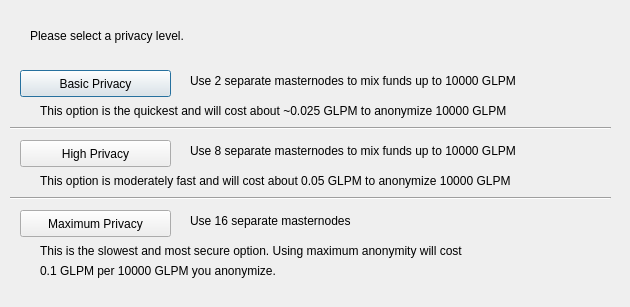
<?xml version="1.0" encoding="UTF-8"?>
<ui version="4.0">
 <class>ObfuscationConfig</class>
 <widget class="QDialog" name="ObfuscationConfig">
  <property name="geometry">
   <rect>
    <x>0</x>
    <y>0</y>
    <width>630</width>
    <height>307</height>
   </rect>
  </property>
  <property name="windowTitle">
   <string>Configure Obfuscation</string>
  </property>
  <widget class="QPushButton" name="buttonBasic">
   <property name="geometry">
    <rect>
     <x>20</x>
     <y>70</y>
     <width>151</width>
     <height>27</height>
    </rect>
   </property>
   <property name="text">
    <string>Basic Privacy</string>
   </property>
  </widget>
  <widget class="QPushButton" name="buttonHigh">
   <property name="geometry">
    <rect>
     <x>20</x>
     <y>140</y>
     <width>151</width>
     <height>27</height>
    </rect>
   </property>
   <property name="text">
    <string>High Privacy</string>
   </property>
  </widget>
  <widget class="QPushButton" name="buttonMax">
   <property name="geometry">
    <rect>
     <x>20</x>
     <y>210</y>
     <width>151</width>
     <height>27</height>
    </rect>
   </property>
   <property name="text">
    <string>Maximum Privacy</string>
   </property>
  </widget>
  <widget class="QLabel" name="label">
   <property name="geometry">
    <rect>
     <x>30</x>
     <y>20</y>
     <width>571</width>
     <height>31</height>
    </rect>
   </property>
   <property name="text">
    <string>Please select a privacy level.</string>
   </property>
  </widget>
  <widget class="QLabel" name="label_2">
   <property name="geometry">
    <rect>
     <x>190</x>
     <y>70</y>
     <width>421</width>
     <height>21</height>
    </rect>
   </property>
   <property name="text">
    <string>Use 2 separate masternodes to mix funds up to 10000 GLPM</string>
   </property>
  </widget>
  <widget class="QLabel" name="label_3">
   <property name="geometry">
    <rect>
     <x>190</x>
     <y>140</y>
     <width>411</width>
     <height>21</height>
    </rect>
   </property>
   <property name="text">
    <string>Use 8 separate masternodes to mix funds up to 10000 GLPM</string>
   </property>
  </widget>
  <widget class="QLabel" name="label_4">
   <property name="geometry">
    <rect>
     <x>190</x>
     <y>210</y>
     <width>421</width>
     <height>21</height>
    </rect>
   </property>
   <property name="text">
    <string>Use 16 separate masternodes</string>
   </property>
  </widget>
  <widget class="QLabel" name="label_6">
   <property name="geometry">
    <rect>
     <x>40</x>
     <y>100</y>
     <width>561</width>
     <height>21</height>
    </rect>
   </property>
   <property name="text">
    <string>This option is the quickest and will cost about ~0.025 GLPM to anonymize 10000 GLPM</string>
   </property>
  </widget>
  <widget class="QLabel" name="label_7">
   <property name="geometry">
    <rect>
     <x>40</x>
     <y>170</y>
     <width>561</width>
     <height>21</height>
    </rect>
   </property>
   <property name="text">
    <string>This option is moderately fast and will cost about 0.05 GLPM to anonymize 10000 GLPM</string>
   </property>
  </widget>
  <widget class="QLabel" name="label_8">
   <property name="geometry">
    <rect>
     <x>40</x>
     <y>240</y>
     <width>561</width>
     <height>21</height>
    </rect>
   </property>
   <property name="text">
    <string>This is the slowest and most secure option. Using maximum anonymity will cost</string>
   </property>
  </widget>
  <widget class="QLabel" name="label_9">
   <property name="geometry">
    <rect>
     <x>40</x>
     <y>260</y>
     <width>561</width>
     <height>21</height>
    </rect>
   </property>
   <property name="text">
    <string>0.1 GLPM per 10000 GLPM you anonymize.</string>
   </property>
  </widget>
  <widget class="Line" name="line">
   <property name="geometry">
    <rect>
     <x>10</x>
     <y>120</y>
     <width>601</width>
     <height>16</height>
    </rect>
   </property>
   <property name="orientation">
    <enum>Qt::Horizontal</enum>
   </property>
  </widget>
  <widget class="Line" name="line_2">
   <property name="geometry">
    <rect>
     <x>10</x>
     <y>190</y>
     <width>601</width>
     <height>16</height>
    </rect>
   </property>
   <property name="orientation">
    <enum>Qt::Horizontal</enum>
   </property>
  </widget>
 </widget>
 <resources/>
 <connections/>
</ui>
